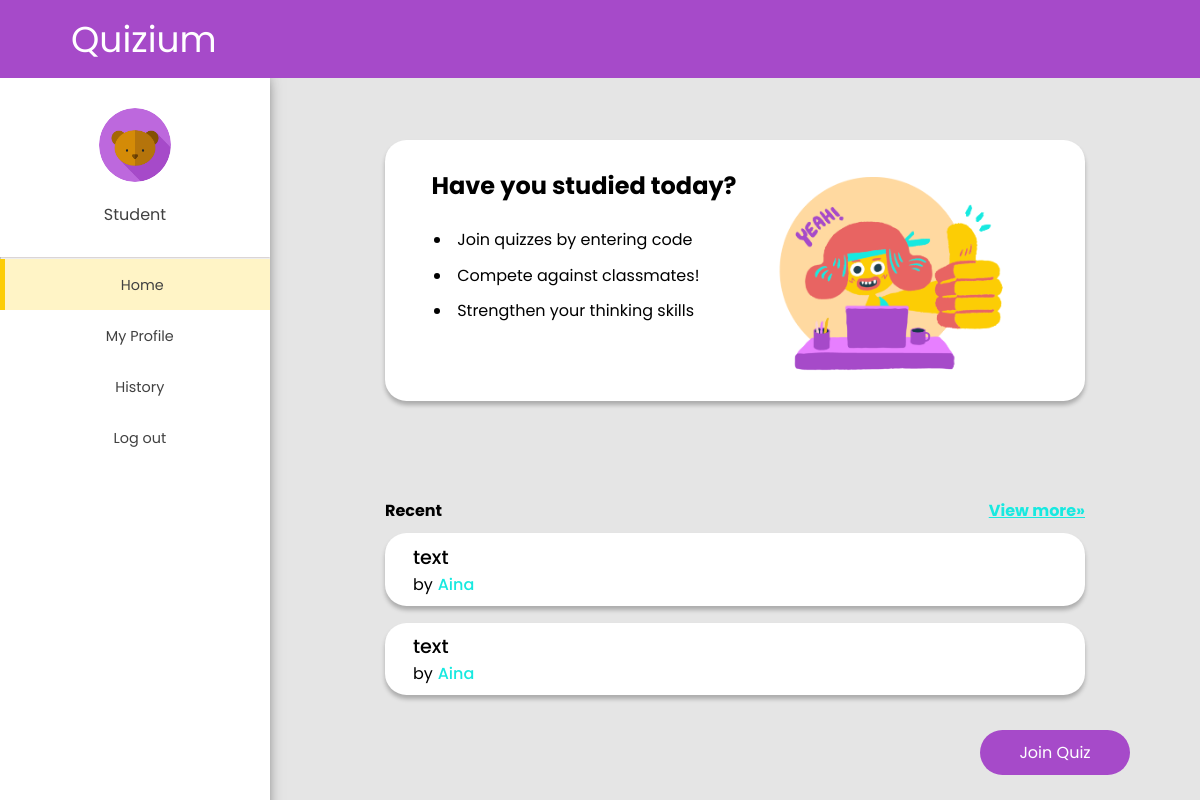
/student/StudentHome.php (signed in), run on the app's committed database.
### tables this page shows
CREATE TABLE `answeredquiz` (
  `answeredQuizID` int(11) NOT NULL,
  `StudentID` int(11) NOT NULL,
  `mark` int(11) NOT NULL,
  `quizID` int(5) NOT NULL
);

CREATE TABLE `quiz` (
  `quizID` int(11) NOT NULL,
  `InstructorID` int(11) NOT NULL,
  `quizName` varchar(255) NOT NULL,
  `dateOpen` datetime NOT NULL,
  `dateClose` datetime NOT NULL,
  `quizDescription` varchar(255) NOT NULL,
  `quizCode` varchar(255) NOT NULL,
  `classAverage` float NOT NULL
);

CREATE TABLE `instructor` (
  `instructorID` int(11) NOT NULL,
  `name` varchar(255) NOT NULL,
  `username` varchar(255) NOT NULL,
  `password` varchar(255) NOT NULL,
  `imgName` varchar(255) NOT NULL,
  `imgDir` varchar(255) NOT NULL
);

### student/StudentHome.php (the view, shortened to what this page needs)
<?php
 include("../database/query/Student.php");
 $SID = $_SESSION['studentID'];
 $getData = "SELECT * FROM answeredquiz aq
             JOIN quiz q ON aq.quizID = q.quizID
             JOIN instructor i
             ON q.instructorID = i.instructorID
             WHERE aq.studentID= '$SID' LIMIT 0,2";
 $result = mysqli_query($conn,$getData);
?>
<html>
<head>
    <link rel="stylesheet" href="https://cdn.jsdelivr.net/gh/lykmapipo/themify-icons@0.1.2/css/themify-icons.css">
    <link rel="stylesheet" href="../css/style.css">
    <link rel="stylesheet" href="../css/studenthome.css">
</head>
<body>
    <div class="sidebar">
        <div class="sidebar-user">
            <img src="../image/bear.png">
            <div class="user-image">
                <p>Student</p>
            </div>
        </div>
        <div class="sidebar-menu">
            <hr>
            <ul>
                <li class="active">
                    <a href="StudentHome.php">
                        <span>Home</span>
                    </a>
                </li>
                <li>
                    <a href="StudentProfile.php">
                        <span>My Profile</span>
                    </a>
                </li>
                <li>
                    <a href="StudentHistory.php">
                        <span>History</span>
                    </a>
                </li>
                <li>
                    <a href="../database/query/logout.php?action=Logout">
                        <span>Log out</span>
                    </a>
                </li>
            </ul>
        </div>
    </div>
    <div class="main-content">
        <header>
            <div class="website-name">
                <h3>
                    <span>Quizium</span>
                </h3>
            </div>
        </header>
    </div>
    <div class="content">
        <div class="box-1">
            <h4>Have you studied today?</h4>
            <div class="box1-content">
                <div class="listing">
                    <ul>
                        <li>Join quizzes by entering code</li>
                        <li>Compete against classmates!</li>
                        <li>Strengthen your thinking skills</li>
                    </ul>
                </div>
                <div class="sideimg">
                    <img src="../image/thumbs-up.png" style="width:250px;
                    height: auto;">
                </div>
            </div>
        </div>
        <br><br>
        <div class="History-lists">
            <div class="kotak-atas">
                <h4>Recent</h4>
                <a href="StudentHistory.php">View more»</a>
            </div>
                <?php
                    if($result)
                    {
                        foreach($result as $row)
                        {
                            echo "<div class='kotak-bawah'>";
                            echo "<div class='quizname-text'>";
                            echo $row["quizName"]."</div>";
                            echo "<div class='flex-them'>by <div class='lect-name'>".$row["name"]."</div></div>";
                            echo "</div>";
                        }
                    }
                ?>
            </div>
        </div>
        <a href="quiz-code.php"><button class="button btn1">Join Quiz</button></a>
</body>
</html>

### css/style.css (style rules this page uses)
:root { --main-color: #A64AC9; --text-grey: #414141; --background: #FAFAFA; }
* { font-family: 'Poppins', sans-serif; margin: 0; padding: 0; text-decoration: none; list-style-type: none; box-sizing: border-box; }
.sidebar { height: calc(100% - 60px); width: 270px; position: fixed; left: 0; top: 78px; z-index: 100; background: #fff; color: var(--text-grey); overflow-y: auto; box-shadow: -5px 0 15px 0 rgb(54, 54, 54); z-index: 1; }
.sidebar li { text-align: center; padding-top: 13px; padding-bottom: 13px; }
.sidebar a { color: var(--text-grey); font-size: .9rem; }
.sidebar a span:last-child { padding-left: .6rem; }
.sidebar-user { padding-top: 30px; padding-bottom: 30px; text-align: center; }
.sidebar-user img { border-radius: 50%; height: 74px; width: 72px; }
.user-image { padding-top: 20px; }
.main-content { position: relative; margin-left: 270px; }
header { position: fixed; top: 0; left: 0; z-index: 100; width: 100%; background: var(--main-color); height: 78px; padding: 0rem 1rem; display: flex; align-items: center; justify-content: space-between; border-bottom: 1px solid #ccc; z-index: 2; border: none; }
h3 { font-size: 36px; font-weight: 400; font-style: normal; font-family: 'Poppins', sans-serif; color: #FFF; }
.website-name { padding-left: 55px; }
.active { background-color: #fccf053a; border-left: 5px solid #FCCD05; color: #FFF; }
hr { border-top: 1px solid #DBD5D5; }
.button { border: none; text-align: center; text-decoration: none; cursor: pointer; font-family: 'Poppins', sans-serif; outline: none; }
.btn1 { background-color: #A64AC9; width: 150px; position: fixed; bottom: 25px; right: 70px; padding-left: 100px; padding-right: 100px; font-size: 16px; font-weight: 5px; border-radius: 37px; color: #FFF; padding: 10px; }

### css/studenthome.css (style rules this page uses)
body { background-color: #e5e5e5; }
.content { margin-left:270px; margin-top: 80px; align-items: center; justify-content: center; }
.box-1 { background-color: white; width: 700px; color: #000000; margin:140px auto; padding-top:3%; padding-left:5%; padding-bottom: 2%; border-radius: 21.5px; box-shadow: 0px 4px 4px rgba(0, 0, 0, 0.25); }
.box1-content { display: flex; }
.box1-content ul { margin-left: 1%; margin-top: 5%; }
.box-1 h4 { font-size: x-large; }
.box1-content li { list-style-type:initial; list-style-position: inside; padding-top: 4%; }
.sideimg { margin-top: -4%; }
.listing { background-color: white; width: 270px; margin-right: 10%; }
.kotak-atas { width: 700px; margin:0 auto 10px; display: flex; justify-content: space-between; }
.kotak-atas a { color:#17E9E0; font-weight:700; text-decoration: underline; }
.kotak-bawah { padding:1% 3%; border-radius: 21.5px; width:700px; margin:0 auto 17px; background-color: white; color: black; box-shadow: 0px 4px 4px rgba(0, 0, 0, 0.25); }
.kotak-bawah .quizname-text { font-weight: 500; font-size: larger; }
.History-lists { margin-top: -10%; }
.lect-name { font-weight: 500; padding-left: 5px; color: #17E9E0; }
.flex-them { display: flex; }

### data on the page
answeredquiz: quizID.quizName "text", instructor.name "Aina"
answeredquiz: quizID.quizName "text", instructor.name "Aina"
